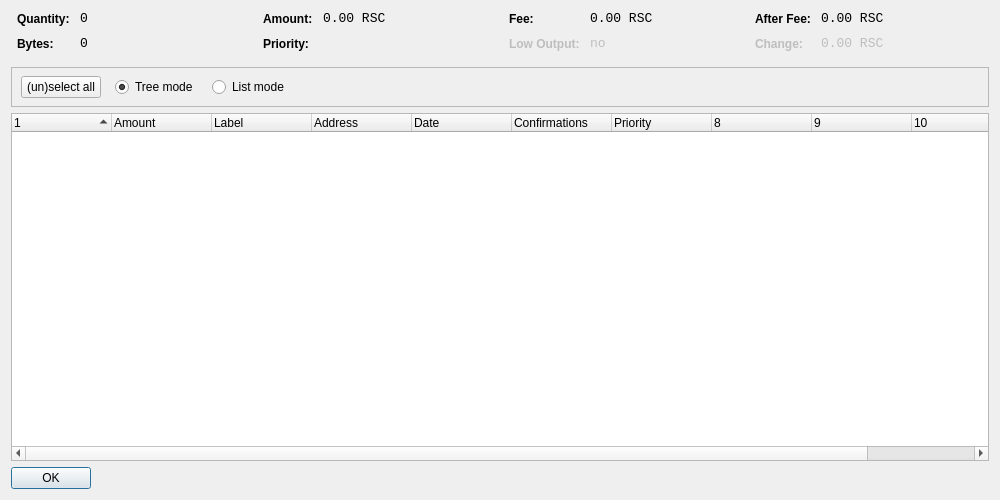
<?xml version="1.0" encoding="UTF-8"?>
<ui version="4.0">
 <class>CoinControlDialog</class>
 <widget class="QDialog" name="CoinControlDialog">
  <property name="geometry">
   <rect>
    <x>0</x>
    <y>0</y>
    <width>1000</width>
    <height>500</height>
   </rect>
  </property>
  <property name="windowTitle">
   <string>Coin Control</string>
  </property>
  <layout class="QVBoxLayout" name="verticalLayout">
   <item>
    <layout class="QHBoxLayout" name="horizontalLayoutTop" stretch="0,0,0,0">
     <property name="topMargin">
      <number>0</number>
     </property>
     <property name="bottomMargin">
      <number>10</number>
     </property>
     <item>
      <layout class="QFormLayout" name="formLayoutCoinControl1">
       <property name="horizontalSpacing">
        <number>10</number>
       </property>
       <property name="verticalSpacing">
        <number>10</number>
       </property>
       <property name="leftMargin">
        <number>6</number>
       </property>
       <property name="rightMargin">
        <number>6</number>
       </property>
       <item row="0" column="0">
        <widget class="QLabel" name="labelCoinControlQuantityText">
         <property name="styleSheet">
          <string notr="true">font-weight:bold;</string>
         </property>
         <property name="text">
          <string>Quantity:</string>
         </property>
        </widget>
       </item>
       <item row="0" column="1">
        <widget class="QLabel" name="labelCoinControlQuantity">
         <property name="font">
          <font>
           <family>Monospace</family>
           <pointsize>10</pointsize>
          </font>
         </property>
         <property name="cursor">
          <cursorShape>IBeamCursor</cursorShape>
         </property>
         <property name="contextMenuPolicy">
          <enum>Qt::ActionsContextMenu</enum>
         </property>
         <property name="text">
          <string notr="true">0</string>
         </property>
         <property name="textInteractionFlags">
          <set>Qt::LinksAccessibleByMouse|Qt::TextSelectableByKeyboard|Qt::TextSelectableByMouse</set>
         </property>
        </widget>
       </item>
       <item row="1" column="0">
        <widget class="QLabel" name="labelCoinControlBytesText">
         <property name="styleSheet">
          <string notr="true">font-weight:bold;</string>
         </property>
         <property name="text">
          <string>Bytes:</string>
         </property>
        </widget>
       </item>
       <item row="1" column="1">
        <widget class="QLabel" name="labelCoinControlBytes">
         <property name="font">
          <font>
           <family>Monospace</family>
           <pointsize>10</pointsize>
          </font>
         </property>
         <property name="cursor">
          <cursorShape>IBeamCursor</cursorShape>
         </property>
         <property name="contextMenuPolicy">
          <enum>Qt::ActionsContextMenu</enum>
         </property>
         <property name="text">
          <string notr="true">0</string>
         </property>
         <property name="textInteractionFlags">
          <set>Qt::LinksAccessibleByMouse|Qt::TextSelectableByKeyboard|Qt::TextSelectableByMouse</set>
         </property>
        </widget>
       </item>
      </layout>
     </item>
     <item>
      <layout class="QFormLayout" name="formLayoutCoinControl2">
       <property name="horizontalSpacing">
        <number>10</number>
       </property>
       <property name="verticalSpacing">
        <number>10</number>
       </property>
       <property name="leftMargin">
        <number>6</number>
       </property>
       <property name="rightMargin">
        <number>6</number>
       </property>
       <item row="0" column="0">
        <widget class="QLabel" name="labelCoinControlAmountText">
         <property name="styleSheet">
          <string notr="true">font-weight:bold;</string>
         </property>
         <property name="text">
          <string>Amount:</string>
         </property>
        </widget>
       </item>
       <item row="0" column="1">
        <widget class="QLabel" name="labelCoinControlAmount">
         <property name="font">
          <font>
           <family>Monospace</family>
           <pointsize>10</pointsize>
          </font>
         </property>
         <property name="cursor">
          <cursorShape>IBeamCursor</cursorShape>
         </property>
         <property name="contextMenuPolicy">
          <enum>Qt::ActionsContextMenu</enum>
         </property>
         <property name="text">
          <string notr="true">0.00 RSC</string>
         </property>
         <property name="textInteractionFlags">
          <set>Qt::LinksAccessibleByMouse|Qt::TextSelectableByKeyboard|Qt::TextSelectableByMouse</set>
         </property>
        </widget>
       </item>
       <item row="1" column="0">
        <widget class="QLabel" name="labelCoinControlPriorityText">
         <property name="styleSheet">
          <string notr="true">font-weight:bold;</string>
         </property>
         <property name="text">
          <string>Priority:</string>
         </property>
        </widget>
       </item>
       <item row="1" column="1">
        <widget class="QLabel" name="labelCoinControlPriority">
         <property name="font">
          <font>
           <family>Monospace</family>
           <pointsize>10</pointsize>
          </font>
         </property>
         <property name="cursor">
          <cursorShape>IBeamCursor</cursorShape>
         </property>
         <property name="contextMenuPolicy">
          <enum>Qt::ActionsContextMenu</enum>
         </property>
         <property name="text">
          <string/>
         </property>
         <property name="textInteractionFlags">
          <set>Qt::LinksAccessibleByMouse|Qt::TextSelectableByKeyboard|Qt::TextSelectableByMouse</set>
         </property>
        </widget>
       </item>
      </layout>
     </item>
     <item>
      <layout class="QFormLayout" name="formLayoutCoinControl3">
       <property name="horizontalSpacing">
        <number>10</number>
       </property>
       <property name="verticalSpacing">
        <number>10</number>
       </property>
       <property name="leftMargin">
        <number>6</number>
       </property>
       <property name="rightMargin">
        <number>6</number>
       </property>
       <item row="0" column="0">
        <widget class="QLabel" name="labelCoinControlFeeText">
         <property name="styleSheet">
          <string notr="true">font-weight:bold;</string>
         </property>
         <property name="text">
          <string>Fee:</string>
         </property>
        </widget>
       </item>
       <item row="0" column="1">
        <widget class="QLabel" name="labelCoinControlFee">
         <property name="font">
          <font>
           <family>Monospace</family>
           <pointsize>10</pointsize>
          </font>
         </property>
         <property name="cursor">
          <cursorShape>IBeamCursor</cursorShape>
         </property>
         <property name="contextMenuPolicy">
          <enum>Qt::ActionsContextMenu</enum>
         </property>
         <property name="text">
          <string notr="true">0.00 RSC</string>
         </property>
         <property name="textInteractionFlags">
          <set>Qt::LinksAccessibleByMouse|Qt::TextSelectableByKeyboard|Qt::TextSelectableByMouse</set>
         </property>
        </widget>
       </item>
       <item row="1" column="0">
        <widget class="QLabel" name="labelCoinControlLowOutputText">
         <property name="enabled">
          <bool>false</bool>
         </property>
         <property name="styleSheet">
          <string notr="true">font-weight:bold;</string>
         </property>
         <property name="text">
          <string>Low Output:</string>
         </property>
        </widget>
       </item>
       <item row="1" column="1">
        <widget class="QLabel" name="labelCoinControlLowOutput">
         <property name="enabled">
          <bool>false</bool>
         </property>
         <property name="font">
          <font>
           <family>Monospace</family>
           <pointsize>10</pointsize>
          </font>
         </property>
         <property name="cursor">
          <cursorShape>IBeamCursor</cursorShape>
         </property>
         <property name="contextMenuPolicy">
          <enum>Qt::ActionsContextMenu</enum>
         </property>
         <property name="text">
          <string notr="true">no</string>
         </property>
         <property name="textInteractionFlags">
          <set>Qt::LinksAccessibleByMouse|Qt::TextSelectableByKeyboard|Qt::TextSelectableByMouse</set>
         </property>
        </widget>
       </item>
      </layout>
     </item>
     <item>
      <layout class="QFormLayout" name="formLayoutCoinControl4">
       <property name="horizontalSpacing">
        <number>10</number>
       </property>
       <property name="verticalSpacing">
        <number>10</number>
       </property>
       <property name="leftMargin">
        <number>6</number>
       </property>
       <property name="rightMargin">
        <number>6</number>
       </property>
       <item row="0" column="0">
        <widget class="QLabel" name="labelCoinControlAfterFeeText">
         <property name="styleSheet">
          <string notr="true">font-weight:bold;</string>
         </property>
         <property name="text">
          <string>After Fee:</string>
         </property>
        </widget>
       </item>
       <item row="0" column="1">
        <widget class="QLabel" name="labelCoinControlAfterFee">
         <property name="font">
          <font>
           <family>Monospace</family>
           <pointsize>10</pointsize>
          </font>
         </property>
         <property name="cursor">
          <cursorShape>IBeamCursor</cursorShape>
         </property>
         <property name="contextMenuPolicy">
          <enum>Qt::ActionsContextMenu</enum>
         </property>
         <property name="text">
          <string notr="true">0.00 RSC</string>
         </property>
         <property name="textInteractionFlags">
          <set>Qt::LinksAccessibleByMouse|Qt::TextSelectableByKeyboard|Qt::TextSelectableByMouse</set>
         </property>
        </widget>
       </item>
       <item row="1" column="0">
        <widget class="QLabel" name="labelCoinControlChangeText">
         <property name="enabled">
          <bool>false</bool>
         </property>
         <property name="styleSheet">
          <string notr="true">font-weight:bold;</string>
         </property>
         <property name="text">
          <string>Change:</string>
         </property>
        </widget>
       </item>
       <item row="1" column="1">
        <widget class="QLabel" name="labelCoinControlChange">
         <property name="enabled">
          <bool>false</bool>
         </property>
         <property name="font">
          <font>
           <family>Monospace</family>
           <pointsize>10</pointsize>
          </font>
         </property>
         <property name="cursor">
          <cursorShape>IBeamCursor</cursorShape>
         </property>
         <property name="contextMenuPolicy">
          <enum>Qt::ActionsContextMenu</enum>
         </property>
         <property name="text">
          <string notr="true">0.00 RSC</string>
         </property>
         <property name="textInteractionFlags">
          <set>Qt::LinksAccessibleByMouse|Qt::TextSelectableByKeyboard|Qt::TextSelectableByMouse</set>
         </property>
        </widget>
       </item>
      </layout>
     </item>
    </layout>
   </item>
   <item>
    <widget class="QFrame" name="frame">
     <property name="minimumSize">
      <size>
       <width>0</width>
       <height>40</height>
      </size>
     </property>
     <property name="frameShape">
      <enum>QFrame::StyledPanel</enum>
     </property>
     <property name="frameShadow">
      <enum>QFrame::Sunken</enum>
     </property>
     <widget class="QWidget" name="horizontalLayoutWidget">
      <property name="geometry">
       <rect>
        <x>10</x>
        <y>0</y>
        <width>781</width>
        <height>41</height>
       </rect>
      </property>
      <layout class="QHBoxLayout" name="horizontalLayoutPanel" stretch="0,0,0,0,0">
       <property name="spacing">
        <number>14</number>
       </property>
       <item>
        <widget class="QPushButton" name="pushButtonSelectAll">
         <property name="sizePolicy">
          <sizepolicy hsizetype="Maximum" vsizetype="Fixed">
           <horstretch>0</horstretch>
           <verstretch>0</verstretch>
          </sizepolicy>
         </property>
         <property name="text">
          <string>(un)select all</string>
         </property>
        </widget>
       </item>
       <item>
        <widget class="QRadioButton" name="radioTreeMode">
         <property name="sizePolicy">
          <sizepolicy hsizetype="Maximum" vsizetype="Fixed">
           <horstretch>0</horstretch>
           <verstretch>0</verstretch>
          </sizepolicy>
         </property>
         <property name="text">
          <string>Tree mode</string>
         </property>
         <property name="checked">
          <bool>true</bool>
         </property>
        </widget>
       </item>
       <item>
        <widget class="QRadioButton" name="radioListMode">
         <property name="sizePolicy">
          <sizepolicy hsizetype="Maximum" vsizetype="Fixed">
           <horstretch>0</horstretch>
           <verstretch>0</verstretch>
          </sizepolicy>
         </property>
         <property name="text">
          <string>List mode</string>
         </property>
        </widget>
       </item>
       <item>
        <spacer name="horizontalSpacer">
         <property name="orientation">
          <enum>Qt::Horizontal</enum>
         </property>
         <property name="sizeHint" stdset="0">
          <size>
           <width>40</width>
           <height>20</height>
          </size>
         </property>
        </spacer>
       </item>
      </layout>
     </widget>
    </widget>
   </item>
   <item>
    <widget class="CoinControlTreeWidget" name="treeWidget">
     <property name="contextMenuPolicy">
      <enum>Qt::CustomContextMenu</enum>
     </property>
     <property name="sortingEnabled">
      <bool>false</bool>
     </property>
     <property name="columnCount">
      <number>11</number>
     </property>
     <attribute name="headerShowSortIndicator" stdset="0">
      <bool>true</bool>
     </attribute>
     <attribute name="headerStretchLastSection">
      <bool>false</bool>
     </attribute>
     <column>
      <property name="text">
       <string/>
      </property>
     </column>
     <column>
      <property name="text">
       <string>Amount</string>
      </property>
     </column>
     <column>
      <property name="text">
       <string>Label</string>
      </property>
     </column>
     <column>
      <property name="text">
       <string>Address</string>
      </property>
     </column>
     <column>
      <property name="text">
       <string>Date</string>
      </property>
     </column>
     <column>
      <property name="text">
       <string>Confirmations</string>
      </property>
      <property name="toolTip">
       <string>Confirmed</string>
      </property>
     </column>
     <column>
      <property name="text">
       <string>Priority</string>
      </property>
     </column>
     <column>
      <property name="text">
       <string/>
      </property>
     </column>
     <column>
      <property name="text">
       <string/>
      </property>
     </column>
     <column>
      <property name="text">
       <string/>
      </property>
     </column>
     <column>
      <property name="text">
       <string/>
      </property>
     </column>
    </widget>
   </item>
   <item>
    <widget class="QDialogButtonBox" name="buttonBox">
     <property name="sizePolicy">
      <sizepolicy hsizetype="Maximum" vsizetype="Fixed">
       <horstretch>0</horstretch>
       <verstretch>0</verstretch>
      </sizepolicy>
     </property>
     <property name="orientation">
      <enum>Qt::Horizontal</enum>
     </property>
     <property name="standardButtons">
      <set>QDialogButtonBox::Ok</set>
     </property>
    </widget>
   </item>
  </layout>
 </widget>
 <customwidgets>
  <customwidget>
   <class>CoinControlTreeWidget</class>
   <extends>QTreeWidget</extends>
   <header>coincontroltreewidget.h</header>
  </customwidget>
 </customwidgets>
 <resources/>
 <connections/>
</ui>
